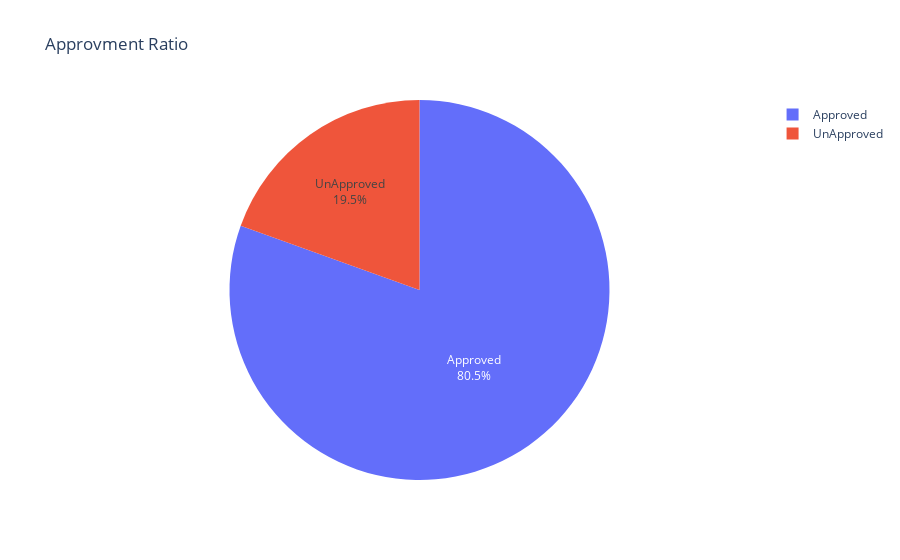

The notebook cell saved with this chart:
### Markdown cell above
### approvement ratio

### Code cell
x=df['credit.policy'].value_counts()
value=x.values
label=x.index.map({0:'UnApproved',1:'Approved'})

fig=px.pie(names=label,values=value,title='Approvment Ratio')

fig.update_traces(textinfo='percent+label')

### Figure 1 — Plotly figure (JSON) as saved in the notebook; plotly's stock layout.template omitted (floating-point values rounded to 4 significant figures)
{"data": [{"domain": {"x": [0, 1], "y": [0, 1]}, "hovertemplate": "label=%{label}<br>value=%{value}<extra></extra>", "labels": ["Approved", "UnApproved"], "legendgroup": "", "name": "", "showlegend": true, "textinfo": "percent+label", "type": "pie", "values": [7710, 1868]}], "layout": {"legend": {"tracegroupgap": 0}, "title": {"text": "Approvment Ratio"}}}
